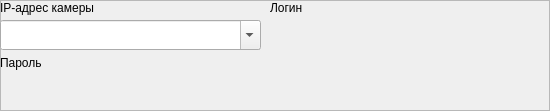
<?xml version="1.0" encoding="UTF-8"?>
<ui version="4.0">
 <class>Widget_ONVIF</class>
 <widget class="QWidget" name="Widget_ONVIF">
  <property name="geometry">
   <rect>
    <x>0</x>
    <y>0</y>
    <width>550</width>
    <height>111</height>
   </rect>
  </property>
  <property name="windowTitle">
   <string>Form</string>
  </property>
  <widget class="QFrame" name="frame">
   <property name="geometry">
    <rect>
     <x>0</x>
     <y>0</y>
     <width>550</width>
     <height>111</height>
    </rect>
   </property>
   <property name="frameShape">
    <enum>QFrame::StyledPanel</enum>
   </property>
   <property name="frameShadow">
    <enum>QFrame::Raised</enum>
   </property>
   <widget class="My_lineEdit" name="Icon2Path" native="true">
    <property name="geometry">
     <rect>
      <x>270</x>
      <y>20</y>
      <width>280</width>
      <height>30</height>
     </rect>
    </property>
   </widget>
   <widget class="QLabel" name="label_90">
    <property name="geometry">
     <rect>
      <x>0</x>
      <y>55</y>
      <width>131</width>
      <height>16</height>
     </rect>
    </property>
    <property name="text">
     <string>Пароль</string>
    </property>
   </widget>
   <widget class="QLabel" name="label_89">
    <property name="geometry">
     <rect>
      <x>0</x>
      <y>0</y>
      <width>181</width>
      <height>16</height>
     </rect>
    </property>
    <property name="text">
     <string>IP-адрес камеры</string>
    </property>
   </widget>
   <widget class="my_combobox" name="Icon1Path">
    <property name="geometry">
     <rect>
      <x>0</x>
      <y>20</y>
      <width>261</width>
      <height>30</height>
     </rect>
    </property>
    <property name="editable">
     <bool>true</bool>
    </property>
   </widget>
   <widget class="My_lineEdit" name="Icon3Path" native="true">
    <property name="geometry">
     <rect>
      <x>0</x>
      <y>75</y>
      <width>550</width>
      <height>30</height>
     </rect>
    </property>
   </widget>
   <widget class="QLabel" name="label_91">
    <property name="geometry">
     <rect>
      <x>270</x>
      <y>0</y>
      <width>141</width>
      <height>16</height>
     </rect>
    </property>
    <property name="text">
     <string>Логин</string>
    </property>
   </widget>
  </widget>
 </widget>
 <customwidgets>
  <customwidget>
   <class>my_combobox</class>
   <extends>QComboBox</extends>
   <header>my_combobox.h</header>
  </customwidget>
  <customwidget>
   <class>My_lineEdit</class>
   <extends>QWidget</extends>
   <header>my_lineedit.h</header>
  </customwidget>
 </customwidgets>
 <resources/>
 <connections/>
</ui>
